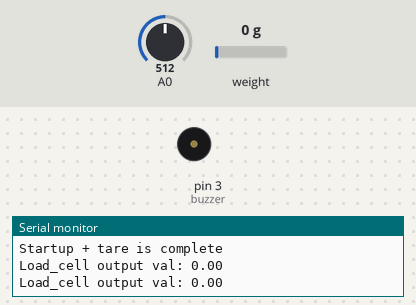
A sketch run on a simulated Arduino Nano, built with avr-gcc and run on an emulated ATmega328P. Shown: buzzer (waves = sounding, pin HIGH), the last lines printed to the serial monitor. The inputs (shaded band) are chosen by the test bench; at power-on: weight on the scale 0 g, A0 = 512.

Above: at 3.6 s.
3.7 s: weight on the scale set to 2 g
5.9 s: A0 set to 463
7.6 s: A0 set to 443
At 8.7 s:
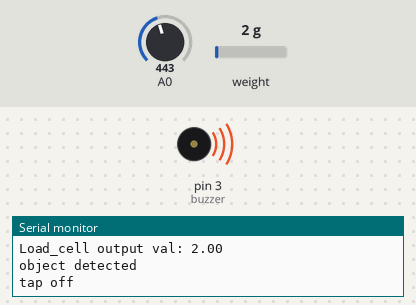
Timing chart, 0 to 10.6 s (numbered marks = the images above; inputs shaded):
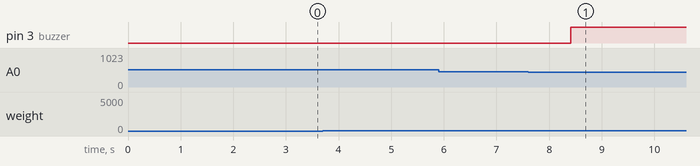

Measured:
- the behaviour switches between 450 and 449 on A0 (found by bisection; images 0 and 1)
- after the input at 7.6 s, pin 3 (buzzer): LOW → HIGH after 0.81 s

The sketch:

Read_cell.ino
```cpp
//-------------------------------------------------------------------------------------
// HX711_ADC.h
// Arduino master library for HX711 24-Bit Analog-to-Digital Converter for Weigh Scales
// Olav Kallhovd sept2017
// Tested with      : HX711 asian module on channel A and YZC-133 3kg load cell
// Tested with MCU  : Arduino Nano
//-------------------------------------------------------------------------------------
// This is an example sketch on how to use this library
// Settling time (number of samples) and data filtering can be adjusted in the HX711_ADC.h file

#include <HX711_ADC.h>

//HX711 constructor (dout pin, sck pin)
HX711_ADC LoadCell(4, 5);

long t;
int buzzer=3;
int led=2;

void setup() {
  Serial.begin(9600);
  Serial.println("Wait...");
  LoadCell.begin();
  long stabilisingtime = 2000; // tare preciscion can be improved by adding a few seconds of stabilising time
  LoadCell.start(stabilisingtime);
  LoadCell.setCalFactor(696.0); // user set calibration factor (float)
  Serial.println("Startup + tare is complete");
  pinMode(buzzer,OUTPUT);
}

void loop() {
  //update() should be called at least as often as HX711 sample rate; >10Hz@10SPS, >80Hz@80SPS
  //longer delay in scetch will reduce effective sample rate (be carefull with delay() in loop)
  int wsensor=analogRead(A0);
  LoadCell.update();

  //get smoothed value from data set + current calibration factor
  if (millis() > t + 250) {
    float i = LoadCell.getData();
    Serial.print("Load_cell output val: ");
    Serial.println(i);
    if(i>0.2)
    {

    digitalWrite(led,HIGH);
    Serial.println("object detected");
    if(i>0.10)
    {
     if(wsensor<450)

    {
      Serial.println("tap off");
      digitalWrite(buzzer,HIGH);
    }
    else
    {
        Serial.println("tap on");
     digitalWrite(buzzer,LOW);
    }
    }
    }
    t = millis();
    delay(1000);

  }


  //receive from serial terminal
  if (Serial.available() > 0) {
    float i;
    char inByte = Serial.read();
    if (inByte == 't') LoadCell.tareNoDelay();


    }


  //check if last tare operation is complete
  if (LoadCell.getTareStatus() == true) {
    Serial.println("Tare complete");
     delay(1000);
  }

}
```
